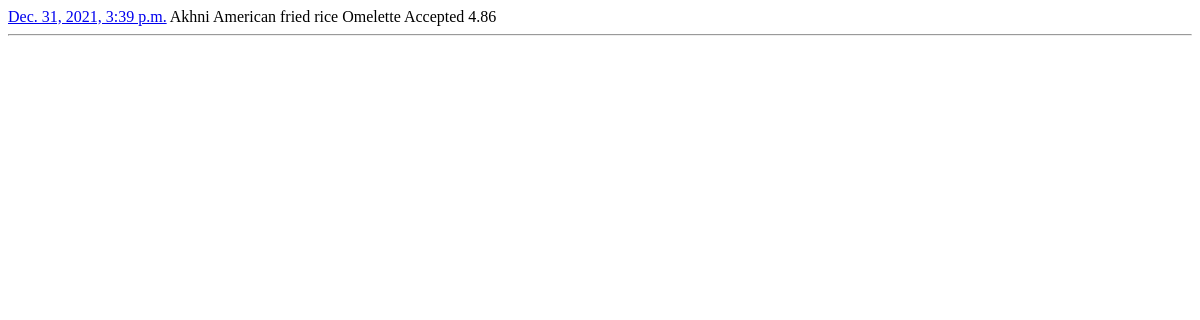
Page /order/user_order_history (signed in) on the earlier database version.
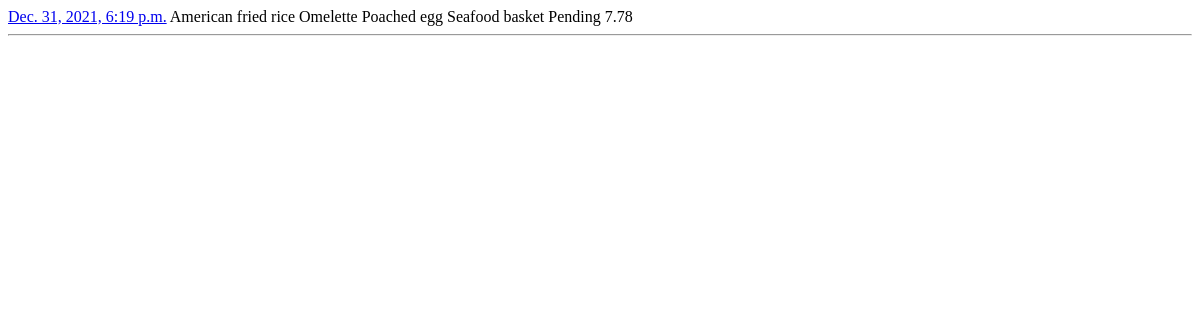
Same page on the later database version.
### order/models.py (models this page shows, shortened)
class Order(models.Model):
    STATUS = (
        ("Pending","Pending"),
        ("Accepted","Accepted"),
        ("Denied","Denied")
        )
    employee = models.ForeignKey(Employee,on_delete=models.CASCADE,null=True,blank=True)
    meals = models.ManyToManyField(Meal,blank=True)
    created_at = models.DateTimeField(auto_now_add=True)
    menu = models.ForeignKey(Menu,blank=True,on_delete=models.CASCADE,null=True,)
    order_status = models.CharField(default="Pending",choices=STATUS,blank=True,null=True,max_length=10)
    order_cost = models.DecimalField(max_digits=6,decimal_places=2,default=0)
    def get_absolute_url(self):
        return reverse("order:view_order", kwargs={"pk": self.pk})

### meal/models.py (models this page shows, shortened)
class Meal(models.Model):
    category =models.ForeignKey(Category,on_delete=models.CASCADE,null=True)
    name = models.CharField(max_length=100,blank=True)
    price = models.DecimalField(max_digits=6,decimal_places=2,default=0)
    description = models.TextField(blank=True,null=True)
    calories = models.IntegerField(default=0)
    created_at = models.DateTimeField(auto_now_add=True)
    meal_img = models.ImageField(null=True,blank=True,default="meal-default.png",upload_to=img_path)
    def __str__(self):
        return self.name

### order/views.py (the view)
# urls.py: path("user_order_history",views.user_order_history,name="user_order_history"),
def user_order_history(request):
    employee = get_object_or_404(Employee,user=request.user.id)
    orders = employee.order_set.all()
    context={
        "orders":orders
    }
    return render(request,"employee/order_history.html",context)

### main/context_processors.py (called while the page is built)
def bag(request):
    return {"bag":Custom_Session(request)}

### templates/employee/order_history.html
{% for order in orders %}
 <a href="{{order.get_absolute_url}}">{{order.created_at}}</a>
{% for meal in order.meals.all %}
  {{meal}}
{% endfor %}
{{order.order_status}}
{{order.order_cost}}
<hr>
{% endfor %}

Differences in the rows shown:
removed Order: created_at "Dec. 31, 2021, 3:39 p.m.", order_status "Accepted", order_cost "4.86", Meal (name "American fried rice"), Meal (name "Omelette")
no longer on this page (row unchanged): Meal: name "Akhni", shown under "Dec. 31, 2021, 3:39 p.m."
added Order: created_at "Dec. 31, 2021, 6:19 p.m.", order_status "Pending", order_cost "7.78", Meal (name "American fried rice"), Meal (name "Omelette")
now on this page (row unchanged): Meal: name "Poached egg", shown under "Dec. 31, 2021, 6:19 p.m."
now on this page (row unchanged): Meal: name "Seafood basket", shown under "Dec. 31, 2021, 6:19 p.m."
